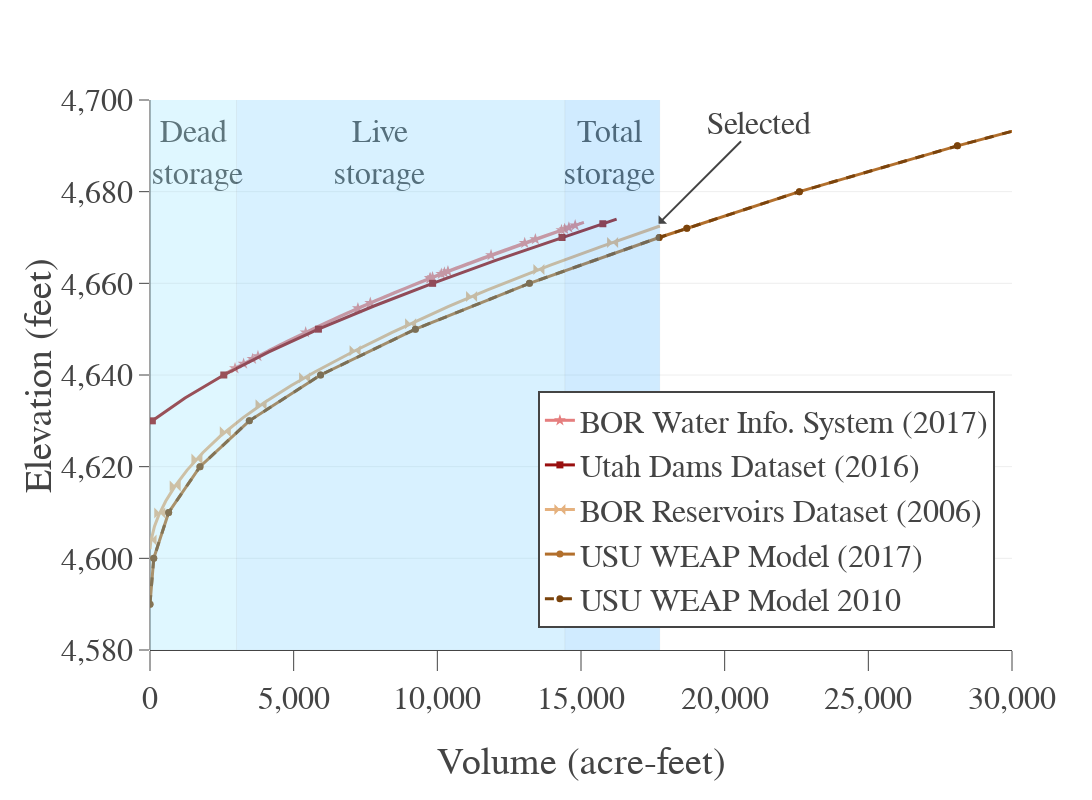

The code cell stored with this chart in its notebook:
### Markdown cell above
# 4. Plot the multi-column array: Reservoir Bathymetry

<a name="Plot"></a>

<img src="https://github.com/WamdamProject/WaMDaM_UseCases/raw/master/UseCases_files/8Figures_jpg/UseCase3.3.png" width="700" class="left">

### Code cell
# UseCase2.3_HyrumReservoir_Curves.py

# # 4.2MultiAttributeValues.csv
# df = pd.read_csv("https://raw.githubusercontent.com/WamdamProject/WaMDaM_UseCases/master/UseCases_files/5Results_CSV/4.2MultiAttributeValues.csv")

# # # 4.3MergeTimeSeriesValues.sql
# df2 = pd.read_csv("https://raw.githubusercontent.com/WamdamProject/WaMDaM_UseCases/master/UseCases_files/5Results_CSV/4.3MergeTimeSeriesValues.csv")

# display (df)


subsets = df.groupby('ScenarioName')
data = []

#for each subset (curve), set up its legend and line info manually so they can be edited
subsets_settings = {
    'Utah Dams shapefile_as is': { # this oone is the name of subset as it appears in the csv file
        'dash': 'solid',     # this is properity of the line (curve)
        'width':'3',
        'legend_index': 1,   # to order the legend
         'symbol':'square',
        'size':'7',
        'mode':'line+markers',
        'legend_name': 'Utah Dams Dataset (2016)',  # this is the manual curve name 
         'color':'#990F0F'
        },
    
    'USU WEAP Model 2017': {
        'dash': 'solid',
         'width':'3',
          'mode':'line+markers',
          'symbol':'circle',
                'size':'7',

        'legend_index': 3,
        'legend_name': 'USU WEAP Model (2017)',
         'color':'#B26F2C'
        },
    'USU WEAP Model 2010': {
        'dash': 'dash',
        'mode':'line+markers',
        'width':'3',
                'size':'7',

        'symbol':'circle',
        'legend_index': 4,
        'legend_name': 'USU WEAP Model 2010',
         'color':'#7A430C'
        },
    'Rwise': {
        'dash': 'dash',
        'mode':'line+markers',
        'width':'3',
                  'symbol':'star',
                'size':'7',

        'legend_index': 0,
        'legend_name': 'BOR Water Info. System (2017)',
         'color':'#E57E7E'
        },
    'Base case': {
        'dash': 'solid',
        'mode':'lines+markers',
        'width':'3',
                  'symbol':'bowtie',
        'size':'11',

        'legend_index': 2,
        'legend_name': 'BOR Reservoirs Dataset (2006)',
         'color':'#E5B17E'
        },    

    }


# This dict is used to map legend_name to original subset name
subsets_names = {y['legend_name']: x for x,y in subsets_settings.iteritems()}

      
#for each subset (curve), set up its legend and line info manually so they can be edited
subsets_settings2 = {
        'dash': 'solid',     # this is properity of the line (curve)
        'legend_index': 3,   # to order the legend
         'mode':'lines+markers',
        'color':'#E57E7E',
        'legend_name': 'BOR Water Info. System (2017)'  # this is the edited curve name 
                    }


# Get data from first dataframe (Multi-Attributes)
for subset in subsets.groups.keys():
#     print subset
    name = subsets_settings[subset]['legend_name']
    print name
    scenario_name_data = subsets.get_group(name=subset)
    subsets_of_scenario = scenario_name_data.groupby("AttributeNameCV")
    s = go.Scatter(
                    x=subsets_of_scenario.get_group(name='Volume').DataValue,
                    y=subsets_of_scenario.get_group(name='Elevation').DataValue,
                        mode='lines+markers',

                    name = subsets_settings[subset]['legend_name'],
                    line = dict(
                        color =subsets_settings[subset]['color'],
                        width =subsets_settings[subset]['width'],
                        dash=subsets_settings[subset]['dash']
                                ),
                     marker = dict(
                         size=subsets_settings[subset]['size'],
                         symbol=subsets_settings[subset]['symbol'],
                         #color = '#a50021',
                         maxdisplayed=12
),  
                    opacity = 1)
    data.append(s)


# Get data from second dataframe (merged two time series as two Multi-Attributes)
data2 = go.Scatter(
                x=df2.VolumeValue,
                y=df2['ElevationValue'],
                name = subsets_settings2['legend_name'],
                mode='lines+markers',
                line = dict(
                    color ='#E57E7E',
                    width ='3'),
                marker = dict(
                size ='9',
                color = '#E57E7E',
                maxdisplayed=20,
                symbol ='star',
                         line = dict(
                         color = ['rgb(153, 84, 15)']
                         ),

                            ),
    
    
                opacity =1)
                
data.append(data2)     
    
# Legend is ordered based on data, so we are sorting the data based 
# on desired legend order indicarted by the index value entered above
data.sort(key=lambda x: subsets_settings[subsets_names[x['name']]]['legend_index'])


trace1 = go.Scatter(
    x=[1500, 8000, 16000],
    y=[4680, 4680,4680],
    mode='text',
    showlegend=False,
    text=['Dead<br> storage', 'Live<br>storage', 'Total<br>storage'],
    textposition='top',

)
data.append(trace1)     

    


layout = {
        'shapes': [
        # Rectangle reference to the axes
        {
            "opacity": 0.3,
            'type': 'rect',
            'xref': 'x',
            'yref': 'y',
            'x0': 0,
            'y0': 4580,
            'x1': 3012,
            'y1': 4750,
            'line': {
                'color': 'rgb(0, 0, 0)',
                'width': 0.1,
            },
            'fillcolor': 'rgb(153, 229, 255)'
        },
     # Rectangle reference to the plot
        {
           "opacity": 0.3,
            'type': 'rect',
            'xref': 'x',
            'yref': 'y',
            'x0': 3012,
            'y0': 4580,
            'x1': 14440,
            'y1': 4750,
            'line': {
                'color': 'rgb(0, 0, 0)',
                'width': 0.1,
            },
            'fillcolor': 'rgb(127, 212, 255)',
        },
        
        {
            "opacity": 0.3,
            'type': 'rect',
            'xref': 'x',
            'yref': 'y',
            'x0': 14440,
            'y0': 4580,
            'x1': 17746,
            'y1': 4750,
            'line': {
                'color': 'rgb(0, 0, 0)',
                'width': 0.1,
            },
            'fillcolor': 'rgb(101, 191, 255)',
        }        
    ],
        'yaxis': {
        'title': 'Elevation (feet)',
        'tickformat': ',',
        'ticks':'outside',
        'ticklen': '10',

        'showline':True,

        'range' : ['4580', '4700'],
                'showline':'True'

                },
    'xaxis' : {
        'title' : 'Volume (acre-feet)',
        'tickformat': ',',   
         'showgrid':False,

        'ticks':'outside',
        'dtick':'5000',
        'range' : ['0', '30000'],
        'ticklen':20,
        'tick0':0,
        'showline':True,
    },
    'legend':{
        'x':0.45,
        'y':0.04,
        'bordercolor':'#00000',
         'borderwidth':2    
    },
    'width':1200,
    'height':800,
    'margin':go.Margin(
        l=150,
        b=150       ),
    #paper_bgcolor='rgb(233,233,233)',
    #plot_bgcolor='rgb(233,233,233)',
    'font':{'size':32,'family':'arial'},
    

        }


    #title = "UseCase5",

annotations=[
    dict(
        x=17700,
        y=4673,
        xref='x',
        yref='y',
        text='Selected',
#         size=15,
        showarrow=True,
        arrowhead=100,
        ax=100,
        ay=-100
    )
]

layout['annotations'] = annotations
# set up the figure layout
    

    

fig = {
    'data': data,
    'layout': layout}



#py.iplot(fig, filename = "4_HyrumReservoir_Curves.py") 


## it can be run from the local machine on Pycharm like this like below
## It would also work here offline but in a seperate window  
#plotly.offline.plot(fig, filename = "4_HyrumReservoir_Curves.py") offline.iplot(fig,filename = 'jupyter/2.2Identify_aggregate_TimeSeriesValues' )       

offline.iplot(fig,filename = 'UseCase_3_3_HyrumReservoir_Curves')#,image='png' )       

# Save the figure as a png image:
# use plotly.offline.iplot for offline plot

#offline.iplot(fig,filename = 'jupyter/4_HyrumReservoir_Curves',
             #image='png')
# it might take 30-60 seconds to load the html interactive image

### Figure 1 — Plotly figure (JSON) as saved in the notebook; plotly's stock layout.template omitted (floating-point values rounded to 4 significant figures; data arrays with more than 128 entries replaced by an {"elided": "..."} marker saying what was removed)
{"data": [{"line": {"color": "#E57E7E", "width": "3"}, "marker": {"color": "#E57E7E", "line": {"color": ["rgb(153, 84, 15)"]}, "maxdisplayed": 20, "size": "9", "symbol": "star"}, "mode": "lines+markers", "name": "BOR Water Info. System (2017)", "opacity": 1, "type": "scatter", "x": {"elided": "2707 int values"}, "y": {"elided": "2707 float values"}}, {"line": {"color": "#990F0F", "dash": "solid", "width": "3"}, "marker": {"maxdisplayed": 12, "size": "7", "symbol": "square"}, "mode": "lines+markers", "name": "Utah Dams Dataset (2016)", "opacity": 1, "type": "scatter", "x": ["0.0", "81.85", "1218.23", "2568.35", "4120.1", "5861.35", "7772.98", "9835.85", "12031.1", "14339.85", "15244.61", "15760.0", "16240.0"], "y": ["4629.6", "4630.0", "4635.0", "4640.0", "4645.0", "4650.0", "4655.0", "4660.0", "4665.0", "4670.0", "4671.9", "4673.0", "4674.0"]}, {"line": {"color": "#E5B17E", "dash": "solid", "width": "3"}, "marker": {"maxdisplayed": 12, "size": "11", "symbol": "bowtie"}, "mode": "lines+markers", "name": "BOR Reservoirs Dataset (2006)", "opacity": 1, "type": "scatter", "x": {"elided": "706 str values"}, "y": {"elided": "706 str values"}}, {"line": {"color": "#B26F2C", "dash": "solid", "width": "3"}, "marker": {"maxdisplayed": 12, "size": "7", "symbol": "circle"}, "mode": "lines+markers", "name": "USU WEAP Model (2017)", "opacity": 1, "type": "scatter", "x": ["0.0", "130.0", "649.0", "1739.0", "3456.0", "5937.0", "9236.0", "13206.0", "17721.0", "18684.0", "22600.0", "28100.0", "34100.0", "40700.0", "47900.0", "55800.0", "64500.0", "73900.0"], "y": ["4590.0", "4600.0", "4610.0", "4620.0", "4630.0", "4640.0", "4650.0", "4660.0", "4670.0", "4672.0", "4680.0", "4690.0", "4700.0", "4710.0", "4720.0", "4730.0", "4740.0", "4750.0"]}, {"line": {"color": "#7A430C", "dash": "dash", "width": "3"}, "marker": {"maxdisplayed": 12, "size": "7", "symbol": "circle"}, "mode": "lines+markers", "name": "USU WEAP Model 2010", "opacity": 1, "type": "scatter", "x": ["0.0", "130.0", "649.0", "1739.0", "3456.0", "5937.0", "9236.0", "13206.0", "17721.0", "18684.0", "22600.0", "28100.0", "34100.0", "40700.0", "47900.0", "55800.0", "64500.0", "73900.0"], "y": ["4590.0", "4600.0", "4610.0", "4620.0", "4630.0", "4640.0", "4650.0", "4660.0", "4670.0", "4672.0", "4680.0", "4690.0", "4700.0", "4710.0", "4720.0", "4730.0", "4740.0", "4750.0"]}, {"mode": "text", "showlegend": false, "text": ["Dead<br> storage", "Live<br>storage", "Total<br>storage"], "textposition": "top", "type": "scatter", "x": [1500, 8000, 16000], "y": [4680, 4680, 4680]}], "layout": {"annotations": [{"arrowhead": 100, "ax": 100, "ay": -100, "showarrow": true, "text": "Selected", "x": 17700, "xref": "x", "y": 4673, "yref": "y"}], "font": {"family": "arial", "size": 32}, "height": 800, "legend": {"bordercolor": "#00000", "borderwidth": 2, "x": 0.45, "y": 0.04}, "margin": {"b": 150, "l": 150}, "shapes": [{"fillcolor": "rgb(153, 229, 255)", "line": {"color": "rgb(0, 0, 0)", "width": 0.1}, "opacity": 0.3, "type": "rect", "x0": 0, "x1": 3012, "xref": "x", "y0": 4580, "y1": 4750, "yref": "y"}, {"fillcolor": "rgb(127, 212, 255)", "line": {"color": "rgb(0, 0, 0)", "width": 0.1}, "opacity": 0.3, "type": "rect", "x0": 3012, "x1": 14440, "xref": "x", "y0": 4580, "y1": 4750, "yref": "y"}, {"fillcolor": "rgb(101, 191, 255)", "line": {"color": "rgb(0, 0, 0)", "width": 0.1}, "opacity": 0.3, "type": "rect", "x0": 14440, "x1": 17746, "xref": "x", "y0": 4580, "y1": 4750, "yref": "y"}], "width": 1200, "xaxis": {"dtick": "5000", "range": ["0", "30000"], "showgrid": false, "showline": true, "tick0": 0, "tickformat": ",", "ticklen": 20, "ticks": "outside", "title": "Volume (acre-feet)"}, "yaxis": {"range": ["4580", "4700"], "showline": "True", "tickformat": ",", "ticklen": "10", "ticks": "outside", "title": "Elevation (feet)"}}}
